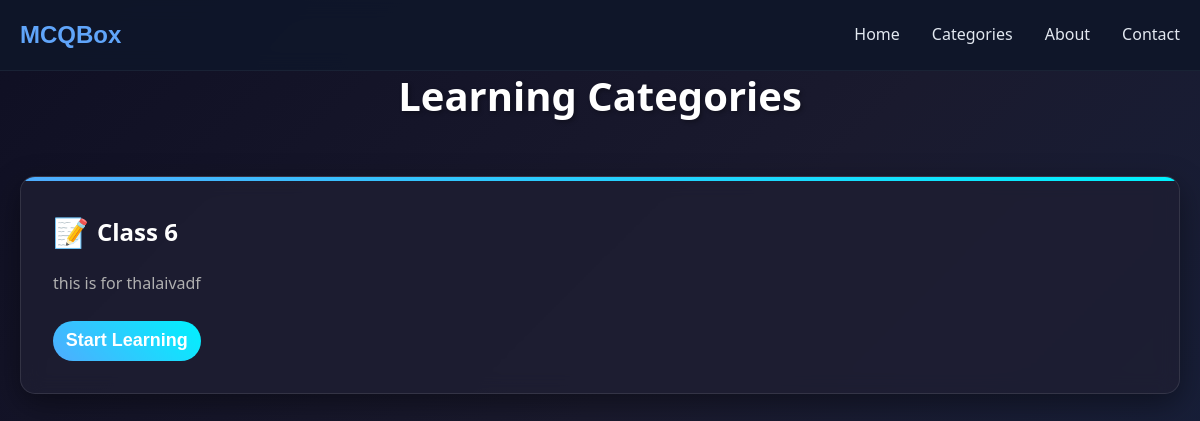
Page /category on the earlier database version.
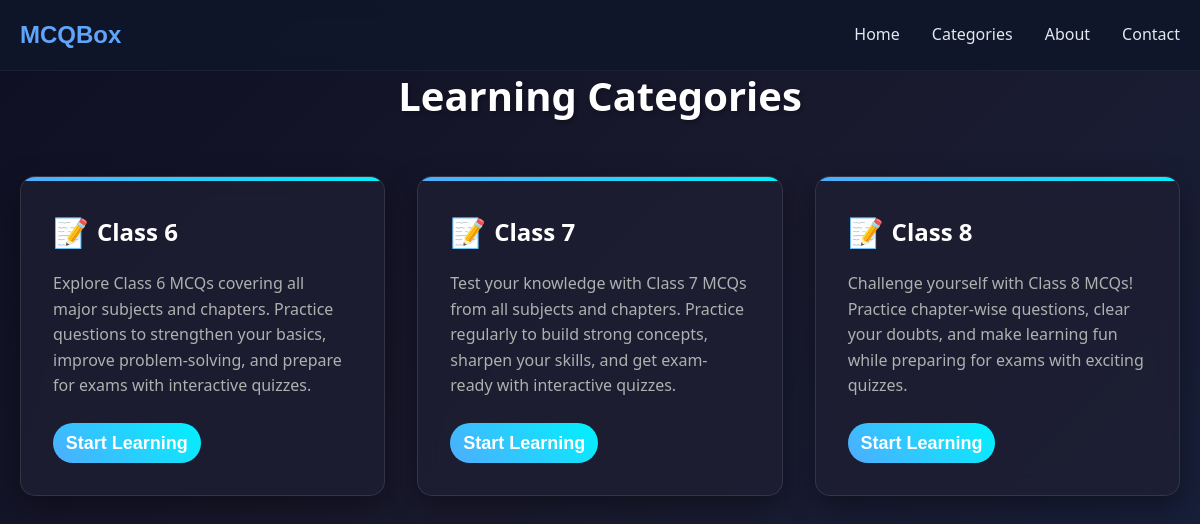
Same page on the later database version.
### mcqbox/model.py (models this page shows, shortened)
class Category(db.Model):
    id = db.Column(db.Integer, primary_key=True)
    name = db.Column(db.String(50), nullable=False, unique=True)
    description = db.Column(db.String(200), nullable=True)
    created_at = db.Column(db.DateTime, server_default=db.func.now())
    updated_at = db.Column(db.DateTime, server_default=db.func.now(), onupdate=db.func.now())

### mcqbox/frontend/route.py (the view)
@app.route("/category")
def category():
    category = Category.query.all()
    return render_template("category.html" , category=category)

### mcqbox/frontend/templates/category.html (shortened to what this page needs)
{% from "micro/nav.html" import nav %}
{% extends "home.html" %}
{% block content %}
{{ nav() }}
<section class="categories" id="categories">
    <div class="container">
        <h2>Learning Categories</h2>
        <div class="grid">
            {% for cat in category %}
            {%set string = cat.name.replace(" ", "-")%}
            <div class="card">
                <a href="/category/{{string}}">
                    <div>
                        <h3><span class="card-icon">📝</span>{{cat.name |title}}</h3>
                        <p>{{cat.description}}</p>
                        <button class="btn">Start Learning</button>
                    </div>
                </a>
            </div>
            {%endfor%}
        </div>
    </div>
</section>
{% endblock %}

Differences in the rows shown:
changed Category "Class 6": description "this is for thalaivadf" → "Explore Class 6 MCQs covering all major subjects and chapters. Practice questions to strengthen your basics, improve problem-solving, and prepare for exams with interactive quizzes."
added Category: name "Class 7", description "Test your knowledge with Class 7 MCQs from all subjects and chapters. Practice regularly to build strong concepts, sharpen your skills, and get exam-ready with interactive quizzes."
added Category: name "Class 8", description "Challenge yourself with Class 8 MCQs! Practice chapter-wise questions, clear your doubts, and make learning fun while preparing for exams with exciting quizzes."
